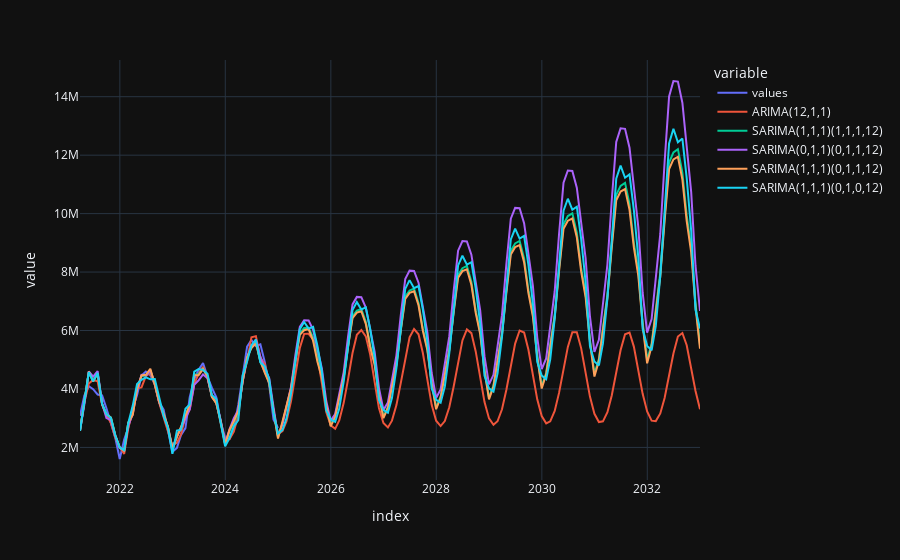

Write notebook code for a chart like this one.
### Code cell
x = df_forecast.iloc[idx_offset:]
fig = x.plot(color="variable")
fig.update_layout(hovermode="x unified")

### Figure 1 — Plotly figure (JSON) as saved in the notebook; plotly's stock layout.template omitted (floating-point values rounded to 4 significant figures; data arrays with more than 128 entries replaced by an {"elided": "..."} marker saying what was removed)
{"data": [{"hovertemplate": "variable=values<br>index=%{x}<br>value=%{y}<extra></extra>", "legendgroup": "values", "line": {"color": "#636efa", "dash": "solid"}, "marker": {"symbol": "circle"}, "mode": "lines", "name": "values", "orientation": "v", "showlegend": true, "type": "scatter", "x": {"elided": "142 str values"}, "xaxis": "x", "y": {"elided": "142 float values"}, "yaxis": "y"}, {"hovertemplate": "variable=ARIMA(12,1,1)<br>index=%{x}<br>value=%{y}<extra></extra>", "legendgroup": "ARIMA(12,1,1)", "line": {"color": "#EF553B", "dash": "solid"}, "marker": {"symbol": "circle"}, "mode": "lines", "name": "ARIMA(12,1,1)", "orientation": "v", "showlegend": true, "type": "scatter", "x": {"elided": "142 str values"}, "xaxis": "x", "y": {"elided": "142 float values"}, "yaxis": "y"}, {"hovertemplate": "variable=SARIMA(1,1,1)(1,1,1,12)<br>index=%{x}<br>value=%{y}<extra></extra>", "legendgroup": "SARIMA(1,1,1)(1,1,1,12)", "line": {"color": "#00cc96", "dash": "solid"}, "marker": {"symbol": "circle"}, "mode": "lines", "name": "SARIMA(1,1,1)(1,1,1,12)", "orientation": "v", "showlegend": true, "type": "scatter", "x": {"elided": "142 str values"}, "xaxis": "x", "y": {"elided": "142 float values"}, "yaxis": "y"}, {"hovertemplate": "variable=SARIMA(0,1,1)(0,1,1,12)<br>index=%{x}<br>value=%{y}<extra></extra>", "legendgroup": "SARIMA(0,1,1)(0,1,1,12)", "line": {"color": "#ab63fa", "dash": "solid"}, "marker": {"symbol": "circle"}, "mode": "lines", "name": "SARIMA(0,1,1)(0,1,1,12)", "orientation": "v", "showlegend": true, "type": "scatter", "x": {"elided": "142 str values"}, "xaxis": "x", "y": {"elided": "142 float values"}, "yaxis": "y"}, {"hovertemplate": "variable=SARIMA(1,1,1)(0,1,1,12)<br>index=%{x}<br>value=%{y}<extra></extra>", "legendgroup": "SARIMA(1,1,1)(0,1,1,12)", "line": {"color": "#FFA15A", "dash": "solid"}, "marker": {"symbol": "circle"}, "mode": "lines", "name": "SARIMA(1,1,1)(0,1,1,12)", "orientation": "v", "showlegend": true, "type": "scatter", "x": {"elided": "142 str values"}, "xaxis": "x", "y": {"elided": "142 float values"}, "yaxis": "y"}, {"hovertemplate": "variable=SARIMA(1,1,1)(0,1,0,12)<br>index=%{x}<br>value=%{y}<extra></extra>", "legendgroup": "SARIMA(1,1,1)(0,1,0,12)", "line": {"color": "#19d3f3", "dash": "solid"}, "marker": {"symbol": "circle"}, "mode": "lines", "name": "SARIMA(1,1,1)(0,1,0,12)", "orientation": "v", "showlegend": true, "type": "scatter", "x": {"elided": "142 str values"}, "xaxis": "x", "y": {"elided": "142 float values"}, "yaxis": "y"}], "layout": {"hovermode": "x unified", "legend": {"title": {"text": "variable"}, "tracegroupgap": 0}, "margin": {"t": 60}, "xaxis": {"anchor": "y", "domain": [0, 1], "title": {"text": "index"}}, "yaxis": {"anchor": "x", "domain": [0, 1], "title": {"text": "value"}}}}
